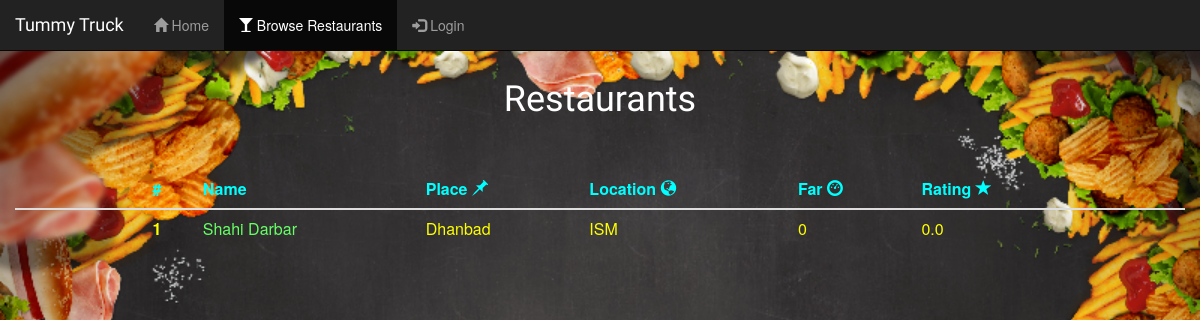
The page /cities/Dhanbad on the database as committed earlier.
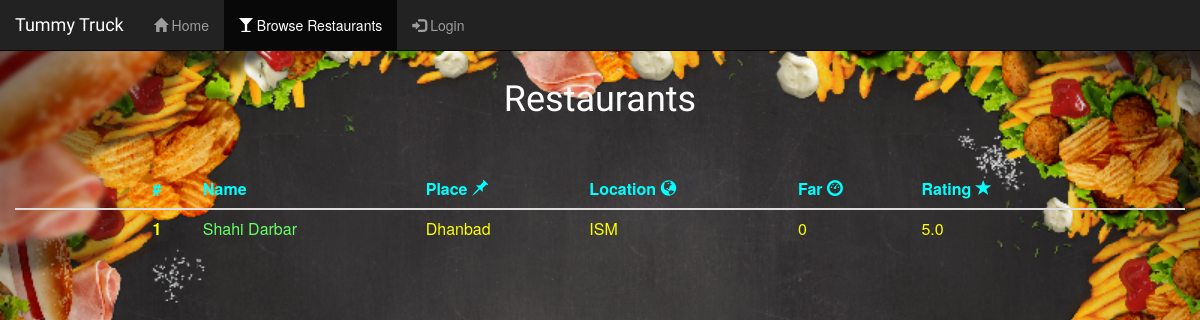
The same page on the database as committed later.
### store/models.py (models this page shows, shortened)
class Restaurant(models.Model):
    name=models.CharField(max_length=50)
    place=models.CharField(max_length=50)
    location=models.CharField(max_length=50)
    far=models.IntegerField(default=0,null=True)
    description=models.TextField(null=True)
    rating=models.FloatField(default=0.0,null=True)
    total_rating = models.IntegerField(default=0,null=True)
    total_users = models.IntegerField(default=0,null=True)
    class Meta:
        ordering=('name',)

### store/views.py (the view)
# urls.py: path('cities/<slug:qcity>',restaurants_view,name='restaurants_view' ),
def restaurants_view(request,qcity):
    context={
     'restaurants': Restaurant.objects.filter(place=qcity)
    }
    return render(request, 'store/restaurants_list.html', context)

### store/templates/store/restaurants_list.html (shortened to what this page needs)
    <link rel="stylesheet" href="http://maxcdn.bootstrapcdn.com/bootstrap/3.3.4/css/bootstrap.min.css">
</head>
<body >
    <span>Loaded!<br><br><br><span/>
<nav class="navbar navbar-fixed-top navbar-inverse">
    <div class="container-fluid">
        <div class="navbar-header ">
         <a href="#" class="navbar-brand " >Tummy Truck</a>
        </div>
        <div class="collapse navbar-collapse" id="mainNavBar">
            <ul class="nav navbar-nav">
                <li><a href="{%url 'index'%}"><span class="glyphicon glyphicon-home"></span>&nbspHome</a></li>
                  {% if user.is_authenticated %}
                <li class="active" ><a href="{%url 'placeView'%}"><span class="glyphicon glyphicon-shopping-cart"></span>&nbspOrder Food</a></li>
                {%else%}
                <li class="active"><a href="{%url 'placeView'%}"><span class="glyphicon glyphicon-glass"></span>&nbspBrowse Restaurants</a></li>
                <li><a href="{% url 'account_login'%}"><span class="glyphicon glyphicon-log-in"></span>&nbspLogin</a></li>
                {%endif%}
            </ul>
        </div>
    </div>
</nav>
<h1 class="header">Restaurants</h1><br><br>
<div class="container-fluid">
<table class="table">
    <thead>
        <tr>
        <th scope="col"></th>
        <th scope="col"></th>
        <th scope="col"></th>
        <th scope="col"></th>
        <th scope="col">#</th>
        <th scope="col">Name</th>
        <th scope="col">Place&nbsp<span class="glyphicon glyphicon-pushpin"></span></th>
        <th scope="col">Location&nbsp<span class="glyphicon glyphicon-globe"></span></th>
        <th scope="col">Far&nbsp<span class="glyphicon glyphicon-dashboard"></th>
        <th scope="col">Rating&nbsp<span class="glyphicon glyphicon-star"></th>
        <th scope="col"></th>
        <th scope="col"></th>
        <th scope="col"></th>
        </tr>
    </thead>
    <tbody>
        {% for rest in restaurants %}
        <tr>
        <td></td><td></td><td></td><td></td><th scope="row" id="t1">{{forloop.counter}}</th>
        <td ><a href="{% url 'restaurant_foods' rt=rest.id %}">{{rest.name}}</a></td>
        <td>{{rest.place}}</td>
        <td>{{rest.location}}</td>
        <td>{{rest.far}}</td>
        <td>{{rest.rating}}</td>
        <td></td><td></td><td></td>
        </tr>
        {% endfor %}
    </tbody>
</table>
</div>
</body>

Rows that differ between the two databases and show on the page:
changed Restaurant "Shahi Darbar": rating "0.0" → "5.0"
